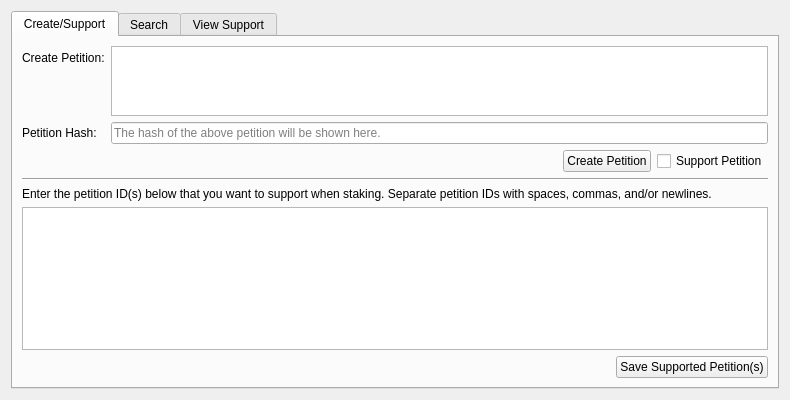
<?xml version="1.0" encoding="UTF-8"?>
<ui version="4.0">
 <class>ConcordPage</class>
 <widget class="QWidget" name="ConcordPage">
  <property name="geometry">
   <rect>
    <x>0</x>
    <y>0</y>
    <width>790</width>
    <height>400</height>
   </rect>
  </property>
  <property name="windowTitle">
   <string>Form</string>
  </property>
  <layout class="QVBoxLayout" name="verticalLayout_3">
   <item>
    <widget class="QTabWidget" name="tabWidget">
     <property name="currentIndex">
      <number>0</number>
     </property>
     <widget class="QWidget" name="tab_3">
      <attribute name="title">
       <string>Create/Support</string>
      </attribute>
      <layout class="QVBoxLayout" name="verticalLayout_2">
       <item>
        <layout class="QFormLayout" name="formLayout">
         <property name="fieldGrowthPolicy">
          <enum>QFormLayout::AllNonFixedFieldsGrow</enum>
         </property>
         <item row="0" column="0">
          <widget class="QLabel" name="label">
           <property name="text">
            <string>Create Petition:</string>
           </property>
          </widget>
         </item>
         <item row="0" column="1">
          <widget class="QPlainTextEdit" name="createPetitionEdit">
           <property name="toolTip">
            <string>Enter a new petition that you want to create.</string>
           </property>
          </widget>
         </item>
         <item row="1" column="0">
          <widget class="QLabel" name="label_2">
           <property name="text">
            <string>Petition Hash:</string>
           </property>
          </widget>
         </item>
         <item row="1" column="1">
          <widget class="QLineEdit" name="petitionIDEdit">
           <property name="toolTip">
            <string>Identifier of the new petition.</string>
           </property>
           <property name="readOnly">
            <bool>true</bool>
           </property>
           <property name="placeholderText">
            <string>The hash of the above petition will be shown here.</string>
           </property>
          </widget>
         </item>
         <item row="2" column="1">
          <layout class="QHBoxLayout" name="horizontalLayout">
           <item>
            <spacer name="horizontalSpacer">
             <property name="orientation">
              <enum>Qt::Horizontal</enum>
             </property>
             <property name="sizeHint" stdset="0">
              <size>
               <width>40</width>
               <height>20</height>
              </size>
             </property>
            </spacer>
           </item>
           <item>
            <widget class="QPushButton" name="createPetitionButton">
             <property name="toolTip">
              <string>Record the new petition in the blockchain.</string>
             </property>
             <property name="text">
              <string>Create Petition</string>
             </property>
            </widget>
           </item>
           <item>
            <widget class="QCheckBox" name="setVoteCheckBox">
             <property name="toolTip">
              <string>Immediately begin staking with the new petition ID.</string>
             </property>
             <property name="text">
              <string>Support Petition</string>
             </property>
            </widget>
           </item>
          </layout>
         </item>
        </layout>
       </item>
       <item>
        <widget class="Line" name="line">
         <property name="orientation">
          <enum>Qt::Horizontal</enum>
         </property>
        </widget>
       </item>
       <item>
        <layout class="QVBoxLayout" name="verticalLayout">
         <item>
          <widget class="QLabel" name="label_3">
           <property name="text">
            <string>&lt;html&gt;&lt;head/&gt;&lt;body&gt;&lt;p&gt;Enter the petition ID(s) below that you want to support when staking. Separate petition IDs with spaces, commas, and/or newlines.&lt;/p&gt;&lt;/body&gt;&lt;/html&gt;</string>
           </property>
           <property name="wordWrap">
            <bool>true</bool>
           </property>
          </widget>
         </item>
         <item>
          <widget class="QPlainTextEdit" name="votesEdit"/>
         </item>
         <item>
          <layout class="QHBoxLayout" name="horizontalLayout_2">
           <item>
            <spacer name="horizontalSpacer_2">
             <property name="orientation">
              <enum>Qt::Horizontal</enum>
             </property>
             <property name="sizeHint" stdset="0">
              <size>
               <width>40</width>
               <height>20</height>
              </size>
             </property>
            </spacer>
           </item>
           <item>
            <widget class="QPushButton" name="setVotesButton">
             <property name="text">
              <string>Save Supported Petition(s)</string>
             </property>
            </widget>
           </item>
          </layout>
         </item>
        </layout>
       </item>
      </layout>
     </widget>
     <widget class="QWidget" name="tab_4">
      <attribute name="title">
       <string>Search</string>
      </attribute>
      <layout class="QVBoxLayout" name="verticalLayout_4">
       <item>
        <widget class="QLabel" name="label_5">
         <property name="text">
          <string>Enter a petition ID below to search for the petition it refers to.</string>
         </property>
        </widget>
       </item>
       <item>
        <layout class="QFormLayout" name="formLayout_2">
         <property name="fieldGrowthPolicy">
          <enum>QFormLayout::AllNonFixedFieldsGrow</enum>
         </property>
         <item row="0" column="0">
          <widget class="QLabel" name="label_4">
           <property name="text">
            <string>Petition ID:</string>
           </property>
          </widget>
         </item>
         <item row="0" column="1">
          <widget class="QValidatedLineEdit" name="searchConcordEdit">
           <property name="placeholderText">
            <string>Enter an 8-digit petition ID.</string>
           </property>
          </widget>
         </item>
         <item row="1" column="1">
          <layout class="QHBoxLayout" name="horizontalLayout_5">
           <item>
            <spacer name="horizontalSpacer_3">
             <property name="orientation">
              <enum>Qt::Horizontal</enum>
             </property>
             <property name="sizeHint" stdset="0">
              <size>
               <width>40</width>
               <height>20</height>
              </size>
             </property>
            </spacer>
           </item>
           <item>
            <widget class="QPushButton" name="searchConcordButton">
             <property name="text">
              <string>Search</string>
             </property>
            </widget>
           </item>
          </layout>
         </item>
        </layout>
       </item>
       <item>
        <widget class="QTableView" name="searchConcordView">
         <property name="selectionMode">
          <enum>QAbstractItemView::SingleSelection</enum>
         </property>
         <attribute name="horizontalHeaderHighlightSections">
          <bool>false</bool>
         </attribute>
         <attribute name="horizontalHeaderShowSortIndicator" stdset="0">
          <bool>false</bool>
         </attribute>
         <attribute name="horizontalHeaderStretchLastSection">
          <bool>true</bool>
         </attribute>
         <attribute name="verticalHeaderHighlightSections">
          <bool>false</bool>
         </attribute>
         <attribute name="verticalHeaderShowSortIndicator" stdset="0">
          <bool>false</bool>
         </attribute>
        </widget>
       </item>
      </layout>
     </widget>
     <widget class="QWidget" name="tab">
      <attribute name="title">
       <string>View Support</string>
      </attribute>
      <layout class="QVBoxLayout" name="verticalLayout_5">
       <item>
        <widget class="QLabel" name="label_6">
         <property name="text">
          <string>View support for recent petitions here.</string>
         </property>
        </widget>
       </item>
       <item>
        <layout class="QFormLayout" name="formLayout_3">
         <item row="0" column="0">
          <widget class="QLabel" name="label_7">
           <property name="text">
            <string>Block Window:</string>
           </property>
          </widget>
         </item>
         <item row="0" column="1">
          <widget class="QSpinBox" name="petitionWindowSpinbox">
           <property name="toolTip">
            <string>Number of recent blocks to view.</string>
           </property>
           <property name="whatsThis">
            <string>Use this to change the number of recent blocks that will be checked for petition support.</string>
           </property>
           <property name="minimum">
            <number>1</number>
           </property>
           <property name="maximum">
            <number>10000</number>
           </property>
           <property name="value">
            <number>10000</number>
           </property>
          </widget>
         </item>
         <item row="1" column="1">
          <layout class="QHBoxLayout" name="horizontalLayout_3">
           <item>
            <spacer name="horizontalSpacer_4">
             <property name="orientation">
              <enum>Qt::Horizontal</enum>
             </property>
             <property name="sizeHint" stdset="0">
              <size>
               <width>40</width>
               <height>20</height>
              </size>
             </property>
            </spacer>
           </item>
           <item>
            <widget class="QPushButton" name="getPetitionSupportButton">
             <property name="text">
              <string>View Support</string>
             </property>
            </widget>
           </item>
          </layout>
         </item>
        </layout>
       </item>
       <item>
        <widget class="QTableView" name="petitionSupportView">
         <property name="sizePolicy">
          <sizepolicy hsizetype="Expanding" vsizetype="Expanding">
           <horstretch>0</horstretch>
           <verstretch>1</verstretch>
          </sizepolicy>
         </property>
         <property name="contextMenuPolicy">
          <enum>Qt::CustomContextMenu</enum>
         </property>
         <property name="selectionMode">
          <enum>QAbstractItemView::SingleSelection</enum>
         </property>
         <property name="selectionBehavior">
          <enum>QAbstractItemView::SelectRows</enum>
         </property>
         <attribute name="horizontalHeaderHighlightSections">
          <bool>false</bool>
         </attribute>
         <attribute name="horizontalHeaderStretchLastSection">
          <bool>true</bool>
         </attribute>
         <attribute name="verticalHeaderVisible">
          <bool>false</bool>
         </attribute>
         <attribute name="verticalHeaderHighlightSections">
          <bool>false</bool>
         </attribute>
        </widget>
       </item>
      </layout>
     </widget>
    </widget>
   </item>
  </layout>
 </widget>
 <customwidgets>
  <customwidget>
   <class>QValidatedLineEdit</class>
   <extends>QLineEdit</extends>
   <header>qvalidatedlineedit.h</header>
  </customwidget>
 </customwidgets>
 <resources/>
 <connections/>
</ui>
